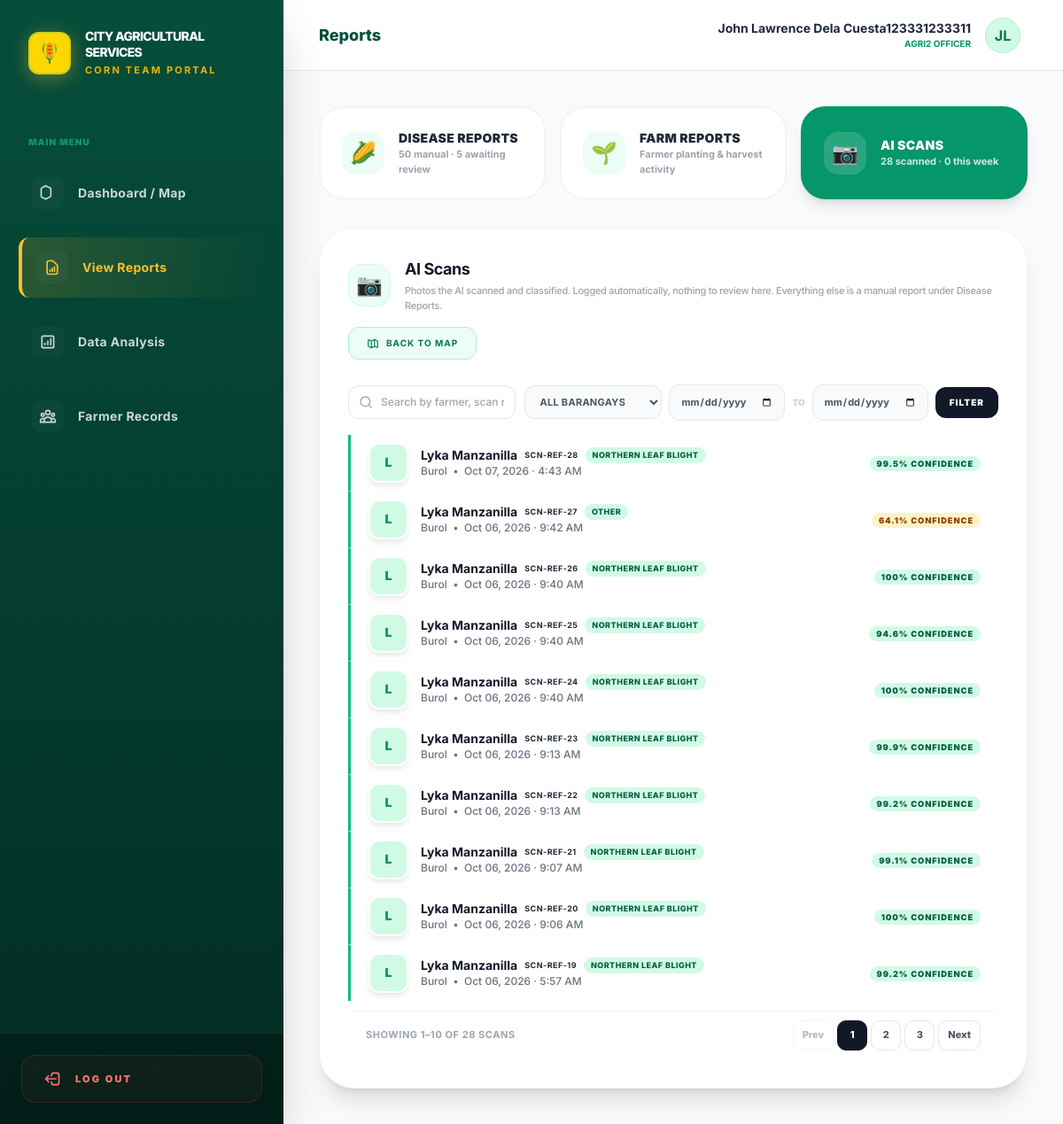
/reports.php?view=scans (signed in), run on the app's committed database.
### tables this page shows
CREATE TABLE `disease_cases` (
  `case_id` int(11) NOT NULL,
  `reference_id` varchar(50) NOT NULL,
  `farm_id` int(11) NOT NULL,
  `farmer_id` int(11) NOT NULL,
  `barangay_id` int(11) DEFAULT NULL,
  `disease_id` int(11) DEFAULT NULL,
  `reported_by` int(11) NOT NULL,
  `report_date` datetime NOT NULL,
  `growth_stage` varchar(50) DEFAULT NULL,
  `date_planted` date DEFAULT NULL,
  `planting_date` date DEFAULT NULL,
  `plants_affected` int(11) DEFAULT NULL,
  `total_plants` int(11) DEFAULT NULL,
  `infection_percentage` decimal(5,2) DEFAULT NULL,
  `severity` enum('low','moderate','high','critical') DEFAULT NULL,
  `description` text DEFAULT NULL,
  `photo_evidence` varchar(255) DEFAULT NULL,
  `status` enum('pending','verified','rejected','resolved') DEFAULT 'pending',
  `verified_by` int(11) DEFAULT NULL,
  `verified_date` date DEFAULT NULL,
  `treatment_recommendation` text DEFAULT NULL,
  `follow_up_date` date DEFAULT NULL,
  `created_at` timestamp NOT NULL DEFAULT current_timestamp(),
  `updated_at` timestamp NOT NULL DEFAULT current_timestamp() ON UPDATE current_timestamp(),
  `remarks` text DEFAULT NULL,
  `recommendation_text` text DEFAULT NULL,
  `recommendation_sent` tinyint(1) NOT NULL DEFAULT 0,
  `recommendation_sent_at` timestamp NULL DEFAULT NULL,
  `farmer_reply_text` longtext DEFAULT NULL,
  `farmer_reply_at` timestamp NULL DEFAULT NULL,
  `source` enum('manual_report','scan') NOT NULL DEFAULT 'manual_report',
  `latitude` decimal(10,8) DEFAULT NULL,
  `longitude` decimal(11,8) DEFAULT NULL,
  `gps_accuracy` decimal(8,2) DEFAULT NULL,
  `altitude` decimal(10,2) DEFAULT NULL,
  `verified_at` datetime DEFAULT NULL,
  `rejected_by` int(11) DEFAULT NULL,
  `rejected_at` datetime DEFAULT NULL,
  `resolved_by` int(11) DEFAULT NULL,
  `resolved_at` datetime DEFAULT NULL
);

CREATE TABLE `farmers` (
  `farmer_id` int(11) NOT NULL,
  `farmer_name` varchar(100) NOT NULL,
  `gender` enum('Male','Female') NOT NULL,
  `age` int(11) NOT NULL,
  `contact_number` varchar(15) NOT NULL,
  `email` varchar(100) DEFAULT NULL,
  `password` varchar(255) NOT NULL,
  `barangay_id` int(11) NOT NULL,
  `years_farming` int(11) DEFAULT NULL,
  `profile_photo` longblob DEFAULT NULL,
  `status` varchar(20) DEFAULT 'active',
  `created_at` timestamp NOT NULL DEFAULT current_timestamp(),
  `updated_at` timestamp NOT NULL DEFAULT current_timestamp() ON UPDATE current_timestamp(),
  `profile_farmers` varchar(255) DEFAULT NULL
);

CREATE TABLE `barangays` (
  `id` varchar(50) NOT NULL,
  `name` varchar(100) NOT NULL,
  `svg_path` text DEFAULT NULL,
  `fill_color` varchar(10) DEFAULT '#06402B',
  `report_issue` text DEFAULT NULL,
  `report_date` datetime DEFAULT NULL,
  `created_at` timestamp NOT NULL DEFAULT current_timestamp()
);

### reports.php (the view, shortened to what the rows shown need)
<?php
$isAjax = (($_SERVER['HTTP_X_REQUESTED_WITH'] ?? '') === 'XMLHttpRequest');
$CASD_AJAX_SKIP_LAYOUT = true;
if ($isAjax && $CASD_AJAX_SKIP_LAYOUT) {
    require_once __DIR__ . "/src/session_guard.php";
} else {
    include "includes/layout.php";
}
require_once __DIR__ . "/new_case_report.php";
require_once __DIR__ . "/reports_poll.php";
$view = $_GET['view'] ?? 'disease';
$filterBarangayId = isset($_GET['barangay_id']) ? (int)$_GET['barangay_id'] : 0;
?>
<?php if ($view === 'scans'): ?>
<?php
$scanBrgySql = $filterBarangayId ? "AND dc.barangay_id = " . (int)$filterBarangayId : "";
$scanDateSql = "";
$scanHighlightId = isset($_GET['scan_id']) ? (int)$_GET['scan_id'] : 0;
$scanLimit       = 500;
$farmerPk = null;
$farmerCols = [];
$fc_q = mysqli_query($conn, "SHOW COLUMNS FROM farmers");
if ($fc_q) { while ($fc = mysqli_fetch_assoc($fc_q)) { $farmerCols[] = $fc['Field']; } }
if (in_array('farmer_name', $farmerCols, true)) {
    foreach (['farmer_id', 'id'] as $cand) {
        if (in_array($cand, $farmerCols, true)) { $farmerPk = $cand; break; }
    }
}
$scanFarmerSelect = $farmerPk ? "f.farmer_name AS farmer_name_db," : "NULL AS farmer_name_db,";
$scanFarmerJoin   = $farmerPk ? "LEFT JOIN farmers f ON f.`$farmerPk` = dc.farmer_id" : "";
$scanParse = function ($desc) {
    $label = null; $conf = null; $confNum = null;
    if (preg_match('/AI scan:\s*(.+?)\s+detected\b/i', (string)$desc, $m)) {
        $label = trim(str_replace('_', ' ', preg_replace('/^Corn_+/i', '', trim($m[1]))));
    }
    if (preg_match('/Confidence:\s*([\d.]+)\s*%/i', (string)$desc, $m)) {
        $conf    = rtrim(rtrim(number_format((float)$m[1], 1), '0'), '.') . '%';
        $confNum = (float)$m[1];
    }
    return [$label, $conf, $confNum];
};
$scanGroups = [];
$scanOrder  = [];
$scan_q = mysqli_query($conn, "SELECT dc.case_id, dc.reference_id, dc.report_date, dc.description,
            dc.farmer_id, dc.disease_id, dc.photo_evidence, dc.latitude, dc.longitude, dc.gps_accuracy,
            $scanFarmerSelect
            b.name AS brgy_name, d.disease_name
        FROM disease_cases dc
        LEFT JOIN barangays b ON dc.barangay_id = b.id
        LEFT JOIN diseases d  ON dc.disease_id  = d.disease_id
        $scanFarmerJoin
        WHERE dc.`source` = 'scan' $scanBrgySql $scanDateSql
        ORDER BY dc.report_date DESC, dc.case_id ASC
        LIMIT $scanLimit");
if ($scan_q) {
    while ($r = mysqli_fetch_assoc($scan_q)) {
        $key = trim((string)($r['reference_id'] ?? '')) !== '' ? (string)$r['reference_id'] : 'case-' . $r['case_id'];
        if (!isset($scanGroups[$key])) {
            $scanGroups[$key] = ['primary' => $r, 'diseases' => [], 'confs' => [], 'confnums' => [], 'case_ids' => []];
            $scanOrder[] = $key;
        }
        [$pLabel, $pConf, $pNum] = $scanParse($r['description']);
        $dn = trim((string)(($r['disease_name'] ?? '') !== '' ? $r['disease_name'] : ($pLabel ?? '')));
        if ($dn !== '' && !in_array($dn, $scanGroups[$key]['diseases'], true)) {
            $scanGroups[$key]['diseases'][] = $dn;
        }
        if ($pConf !== null) { $scanGroups[$key]['confs'][] = $pConf; }
        if ($pNum !== null)  { $scanGroups[$key]['confnums'][] = $pNum; }
        $scanGroups[$key]['case_ids'][] = (int)$r['case_id'];
    }
}
?>
<div class="bg-white p-8 rounded-[2.5rem] border border-gray-100 shadow-xl">
    <div id="scanPanel">
    <div id="scanList" class="divide-y divide-gray-50 mt-4">
        <?php if (count($scanOrder) > 0):
            foreach ($scanOrder as $__sref):
                $sg        = $scanGroups[$__sref];
                $srow      = $sg['primary'];
                $sFarmer   = !empty($srow['farmer_name_db']) ? $srow['farmer_name_db']
                             : ((int)($srow['farmer_id'] ?? 0) > 0 ? 'Farmer #' . (int)$srow['farmer_id'] : '— Unassigned —');
                $sDiseases = !empty($sg['diseases']) ? implode(' + ', $sg['diseases']) : '—';
                $sConf     = !empty($sg['confs']) ? $sg['confs'][0] : null;
                $sConfNum  = !empty($sg['confnums']) ? $sg['confnums'][0] : null;
                $sConfClass = $sConfNum === null ? 'sev-low' : ($sConfNum >= 80 ? 'sev-low' : ($sConfNum >= 60 ? 'sev-moderate' : 'sev-high'));
                $sIsTarget = $scanHighlightId && in_array($scanHighlightId, $sg['case_ids'], true);
                $sPhoto    = trim((string)($srow['photo_evidence'] ?? ''));
                $sPhotoSrc = $sPhoto === '' ? '' : rtrim(SCAN_PHOTO_DIR, '/') . '/' . rawurlencode(basename(str_replace('\\', '/', $sPhoto)));
                $sInitial  = preg_match('/\p{L}/u', $sFarmer, $__im) ? htmlspecialchars(strtoupper($__im[0])) : '?';
                $sTs       = strtotime($srow['report_date']);
                [$__sLabel] = $scanParse($srow['description']);
                $sUnidentified = in_array((int)($srow['disease_id'] ?? 0), [0, 999], true)
                                 && $__sLabel !== null && preg_match('/^(other|unidentified|unknown)\b/i', $__sLabel);
                $scanModal = [
                    'case_id'        => (int)$srow['case_id'],
                    'unidentified'   => (bool)$sUnidentified,
                    'reference_id'   => (string)($srow['reference_id'] ?? ''),
                    'farmer'         => $sFarmer,
                    'barangay'       => $srow['brgy_name'] ?? '— Unassigned —',
                    'disease'        => $sDiseases,
                    'confidence'     => $sConf,
                    'confidence_pct' => $sConfNum,
                    'date'           => date('M d, Y', $sTs),
                    'time'           => date('g:i A', $sTs),
                    'photo'          => $sPhotoSrc,
                    'lat'            => ($srow['latitude']  ?? '') !== '' ? $srow['latitude']  : null,
                    'lng'            => ($srow['longitude'] ?? '') !== '' ? $srow['longitude'] : null,
                    'acc'            => ($srow['gps_accuracy'] ?? '') !== '' ? $srow['gps_accuracy'] : null,
                ];
                $sSearch   = strtolower(implode(' ', [
                    $sFarmer, (string)($srow['reference_id'] ?? ''), $srow['brgy_name'] ?? '', $sDiseases,
                ]));
        ?>
        <div class="dr-row scan-row" data-ref="<?= htmlspecialchars(trim((string)($srow['reference_id'] ?? '')) !== '' ? $srow['reference_id'] : 'c' . $srow['case_id']) ?>" <?= $sIsTarget ? 'id="scanTargetRow"' : '' ?>
             style="border-left:3px solid #10b981;<?= $sIsTarget ? 'background:#ecfdf5;' : '' ?>"
             data-search="<?= htmlspecialchars($sSearch) ?>"
             role="button" tabindex="0"
             onclick='openScanModal(<?= htmlspecialchars(json_encode($scanModal), ENT_QUOTES, 'UTF-8') ?>)'
             onkeydown="if(event.key==='Enter'||event.key===' '){event.preventDefault();this.click();}">
            <div class="flex items-center gap-3.5 min-w-0">
                <?php if ($sPhotoSrc !== ''): ?>
                <div class="farmer-avatar bg-emerald-100 items-center justify-center text-emerald-600 font-black text-sm rounded-xl" style="display:none"><?= $sInitial ?></div>
                <?php else: ?>
                <div class="farmer-avatar bg-emerald-100 flex items-center justify-center text-emerald-600 font-black text-sm rounded-xl shrink-0"><?= $sInitial ?></div>
                <?php endif; ?>
                <div class="min-w-0">
                    <div class="flex items-center gap-2 flex-wrap">
                        <span class="font-bold text-gray-900 text-sm truncate"><?= htmlspecialchars($sFarmer) ?></span>
                        <?php if (!empty($srow['reference_id'])): ?>
                        <span class="text-[9px] font-bold uppercase tracking-wider text-gray-800"><?= htmlspecialchars($srow['reference_id']) ?></span>
                        <?php endif; ?>
                        <span class="dr-type-chip"><?= htmlspecialchars($sDiseases) ?></span>
                    </div>
                    <p class="text-xs text-gray-500 font-medium truncate">
                        <?= htmlspecialchars($srow['brgy_name'] ?? '— Unassigned —') ?> &nbsp;&bull;&nbsp; <?= htmlspecialchars(date('M d, Y', strtotime($srow['report_date']))) ?> &middot; <?= htmlspecialchars(date('g:i A', strtotime($srow['report_date']))) ?>
                    </p>
                </div>
            </div>
            <div class="flex items-center gap-2 shrink-0">
                <?php if ($sConf !== null): ?>
                <span class="sev-badge <?= $sConfClass ?>"><?= htmlspecialchars($sConf) ?> confidence</span>
                <?php endif; ?>
            </div>
        </div>
        <?php endforeach; endif; ?>
    </div>
    </div>
</div>
<?php endif;  ?>
<?php include "includes/layout-end.php"; ?>

### data on the page
disease_cases: farmer.farmer_name "L", farmer.farmer_name "Lyka Manzanilla", reference "SCN-REF-28", sDiseases "NORTHERN LEAF BLIGHT", barangay.name "Burol", report_date "Oct 07, 2026", report_date "4:43 AM", sConf "99.5%"
disease_cases: farmer.farmer_name "L", farmer.farmer_name "Lyka Manzanilla", reference "SCN-REF-27", sDiseases "OTHER", barangay.name "Burol", report_date "Oct 06, 2026", report_date "9:42 AM", sConf "64.1%"
disease_cases: farmer.farmer_name "L", farmer.farmer_name "Lyka Manzanilla", reference "SCN-REF-26", sDiseases "NORTHERN LEAF BLIGHT", barangay.name "Burol", report_date "Oct 06, 2026", report_date "9:40 AM", sConf "100%"
disease_cases: farmer.farmer_name "L", farmer.farmer_name "Lyka Manzanilla", reference "SCN-REF-25", sDiseases "NORTHERN LEAF BLIGHT", barangay.name "Burol", report_date "Oct 06, 2026", report_date "9:40 AM", sConf "94.6%"
disease_cases: farmer.farmer_name "L", farmer.farmer_name "Lyka Manzanilla", reference "SCN-REF-24", sDiseases "NORTHERN LEAF BLIGHT", barangay.name "Burol", report_date "Oct 06, 2026", report_date "9:40 AM", sConf "100%"
disease_cases: farmer.farmer_name "L", farmer.farmer_name "Lyka Manzanilla", reference "SCN-REF-23", sDiseases "NORTHERN LEAF BLIGHT", barangay.name "Burol", report_date "Oct 06, 2026", report_date "9:13 AM", sConf "99.9%"
disease_cases: farmer.farmer_name "L", farmer.farmer_name "Lyka Manzanilla", reference "SCN-REF-22", sDiseases "NORTHERN LEAF BLIGHT", barangay.name "Burol", report_date "Oct 06, 2026", report_date "9:13 AM", sConf "99.2%"
disease_cases: farmer.farmer_name "L", farmer.farmer_name "Lyka Manzanilla", reference "SCN-REF-21", sDiseases "NORTHERN LEAF BLIGHT", barangay.name "Burol", report_date "Oct 06, 2026", report_date "9:07 AM", sConf "99.1%"
disease_cases: farmer.farmer_name "L", farmer.farmer_name "Lyka Manzanilla", reference "SCN-REF-20", sDiseases "NORTHERN LEAF BLIGHT", barangay.name "Burol", report_date "Oct 06, 2026", report_date "9:06 AM", sConf "100%"
disease_cases: farmer.farmer_name "L", farmer.farmer_name "Lyka Manzanilla", reference "SCN-REF-19", sDiseases "NORTHERN LEAF BLIGHT", barangay.name "Burol", report_date "Oct 06, 2026", report_date "5:57 AM", sConf "99.2%"

### other printed values
$pageTitle "Reports"
$sessionName "John Lawrence Dela Cuesta123331233311"
$sessionRole "AGRI2"
$initials "JL"
$stats['total'] "50"
$stats['pending'] "5"
$scanStats['total'] "28"
$scanStats['week'] "0"
